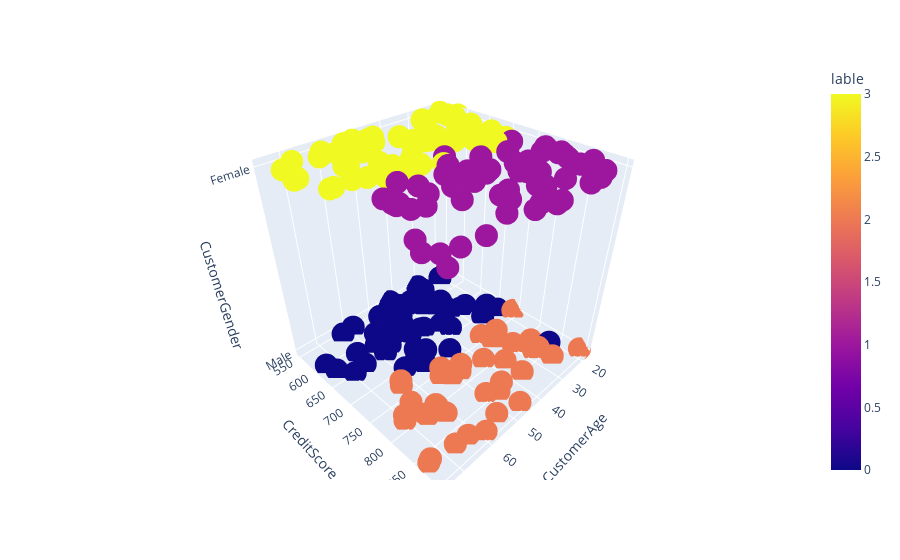

The notebook cell saved with this chart:
### Markdown cell above
- let's remove City from model

### Code cell
df=pd.read_csv('Data/Shopping_CustomerData.csv')

DF=df.iloc[:,[1,2,4,5,6]]

transformer=ColumnTransformer([
                                ('OHE', OneHotEncoder(sparse=False,handle_unknown='ignore'),['CustomerGender']),
                                ('MnMx', MinMaxScaler(), ['AnnualIncome','CreditScore', 'SpendingScore','CustomerAge'])],
                                remainder='passthrough'
                                                )

X=transformer.fit_transform(DF)

GM=GaussianMixture(n_components=4,init_params='kmeans',max_iter=300).fit(X)

lables=GM.predict(X)

GM_DF=df.copy()

GM_DF['lable']=lables

print(GM.aic(X))

px.scatter_3d(GM_DF, 'CustomerAge', 'CreditScore', 'CustomerGender', color='lable')

### Figure 1 — Plotly figure (JSON) as saved in the notebook; plotly's stock layout.template omitted (floating-point values rounded to 4 significant figures; data arrays with more than 128 entries replaced by an {"elided": "..."} marker saying what was removed)
{"data": [{"hovertemplate": "CustomerAge=%{x}<br>CreditScore=%{y}<br>CustomerGender=%{z}<br>lable=%{marker.color}<extra></extra>", "legendgroup": "", "marker": {"color": {"elided": "200 int values"}, "coloraxis": "coloraxis", "symbol": "circle"}, "mode": "markers", "name": "", "scene": "scene", "showlegend": false, "type": "scatter3d", "x": {"elided": "200 int values"}, "y": {"elided": "200 int values"}, "z": {"elided": "200 str values"}}], "layout": {"coloraxis": {"colorbar": {"title": {"text": "lable"}}, "colorscale": [[0, "#0d0887"], [0.1111, "#46039f"], [0.2222, "#7201a8"], [0.3333, "#9c179e"], [0.4444, "#bd3786"], [0.5556, "#d8576b"], [0.6667, "#ed7953"], [0.7778, "#fb9f3a"], [0.8889, "#fdca26"], [1, "#f0f921"]]}, "legend": {"tracegroupgap": 0}, "margin": {"t": 60}, "scene": {"domain": {"x": [0, 1], "y": [0, 1]}, "xaxis": {"title": {"text": "CustomerAge"}}, "yaxis": {"title": {"text": "CreditScore"}}, "zaxis": {"title": {"text": "CustomerGender"}}}}}
